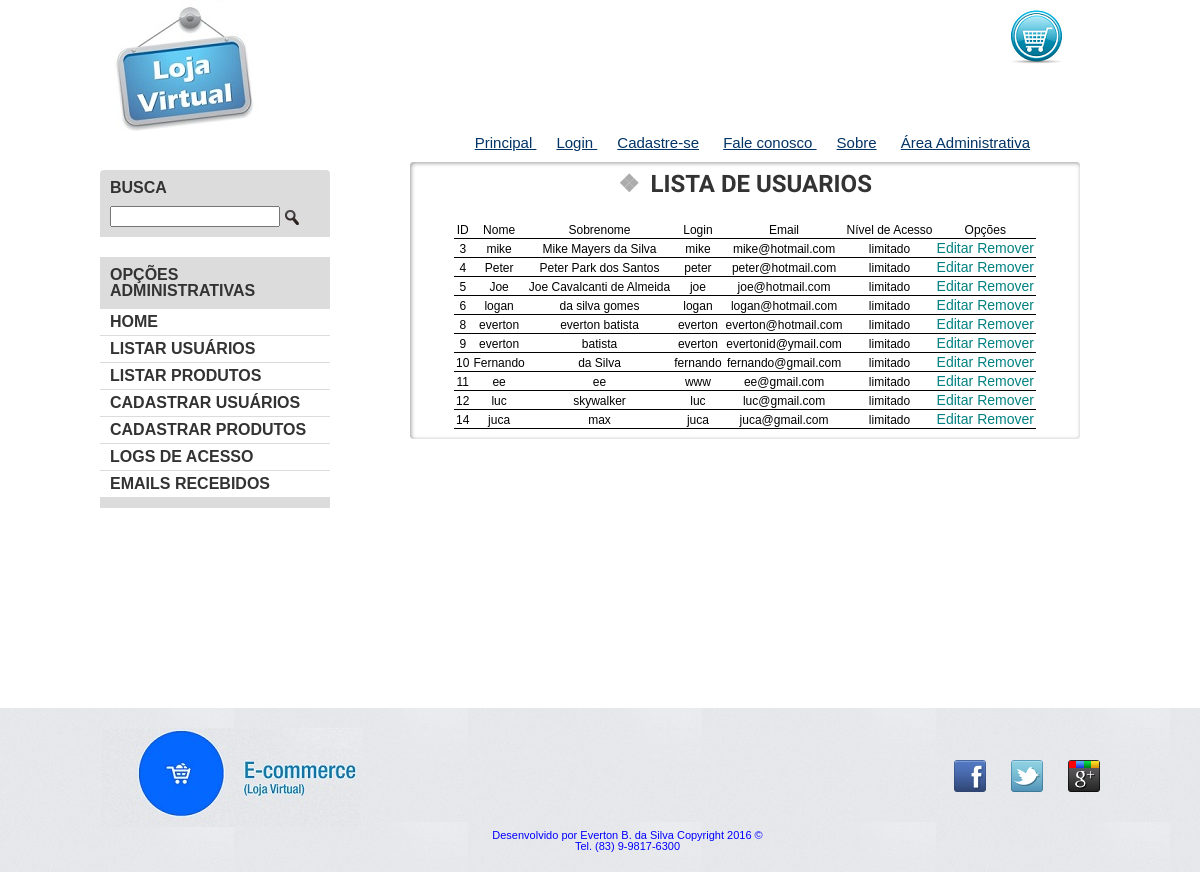
The page /adm.php?acao=listar_u on the database its author committed.
### tables this page shows
CREATE TABLE `usuarios` (
  `user_id` int(11) NOT NULL,
  `login` varchar(50) NOT NULL,
  `senha` varchar(50) NOT NULL,
  `nome` varchar(100) NOT NULL,
  `email` varchar(100) NOT NULL,
  `nivel_acesso` varchar(50) NOT NULL,
  `sobrenome` varchar(255) DEFAULT NULL
);

### classes/usuarios.class.php (called while the page is built, shortened)
<?php
class usuarios{
public $conexao;
public function __construct($conexao){
$this->conexao = $conexao;
}
public function buscar_todos(){
$sqlBusca = "SELECT * FROM usuarios";
$resultado = $this->conexao->query($sqlBusca);
}
}
?>

### listar_usuarios.php (the view, shortened to what this page needs)
<?php
$estilo = '<link rel="stylesheet" type="text/css" href="css/estilos_adm.css">';
include "cabecalho.php";
?>
  <div class="container destaque">
  <section class="busca">
    <h2>Busca</h2>
    <form action="index.php" method="POST" name="formulario">
      <input type="search" name="pesquisa">
      <input type="image" src="img/busca.png">
    </form>
  </section>
  <section class="menu-departamentos">
    <h2>Opções Administrativas</h2>
    <nav>
      <ul>
        <li>
		    <a href="index.php?q=livros"> Home</a>
	</li>
		<li><a href="adm.php?acao=listar_u">Listar Usuários</a></li>
        <li><a href="adm.php?acao=listar_p">Listar Produtos</a></li>
        <li><a href="adm.php?acao=cadastrar_u">Cadastrar Usuários</a></li>
		<li><a href="adm.php?acao=cadastrar_p">Cadastrar Produtos</a></li>
        <li><a href="adm.php?acao=logs"> Logs de Acesso</a></li>
        <li><a href="adm.php?acao=emails">Emails Recebidos</a></li>
      </ul>
    </nav>
  </section>
</div>
  <div class="container paineis">
  <section class="painel mais-vendidos">
  <h2> Lista de usuarios </h2>
  <div id="tabela">
  <table>
<tr>
<th>ID</th>
<th> Nome</th>
<th> Sobrenome</th>
<th> Login </th>
<th> Email</th>
<th> Nível de Acesso</th>
<th colspan='2'>Opções</th>
</tr>
<?php foreach ($usuarios->usuarios as $usuario) : ?>
<tr>
<td>
<?php echo $usuario['user_id']; ?>
</td>
<td>
<?php echo $usuario['nome']; ?>
</td>
<td>
<?php echo $usuario['sobrenome']; ?>
</td>
<td>
<?php echo $usuario['login']; ?>
</td>
<td>
<?php echo $usuario['email']; ?>
</td>
<td>
<?php echo $usuario['nivel_acesso']; ?>
</td>
<td> <a href="adm.php?acao=editar_u&id=<?php echo $usuario['user_id']; ?> "> Editar</a> </td>
<td> <a href="adm.php?acao=remover_u&id=<?php echo $usuario['user_id'];?> "> Remover</a> </td>
</tr>
<?php endforeach; ?>
</table>
  </div>
  </section>
  </div>
 <?php
      include "rodape.php";
 ?>
  </body>
</html>

### css/estilos_adm.css (style rules this page uses)
body { color: #333333; font-family: "Lucida Sans Unicode", "Lucida Grande", sans-serif; height: 100%; }
.container { margin: 0 auto; width: 1000px; }
.busca, .menu-departamentos { background-color: #dcdcdc; font-weight: bold; text-transform: uppercase; margin-right: 10px; width: 230px; }
.busca h2, .busca form, .menu-departamentos h2 { margin: 10px; }
.menu-departamentos li { background-color: white; margin-bottom: 1px; padding: 5px 10px; }
.menu-departamentos a { color: #333333; text-decoration: none; }
.busca input { vertical-align: middle; }
.busca input[type=search] { width: 170px; }
.busca, .menu-departamentos { float: left; }
.menu-departamentos { clear: left; }
.destaque { margin-top: 20px; }
.menu-departamentos { margin-top: 20px; padding-bottom: 10px; }
.painel { margin: 10px 0; padding: 10px; width: 650px; }
.mais-vendidos { float: left; margin-left: 70px; margin-top: -75px; }
.painel h2 { font-size: 24px; font-weight: bold; text-transform: uppercase; margin-bottom: 10px; }
.painel a { color: #333; font-size: 14px; text-align: center; text-decoration: none; }
.painel h2:before { content: '\2756'; padding-right: 5px; opacity: 0.4; }
.painel { border-radius: 4px; box-shadow: inset 1px 1px 4px #999; }
.painel h2 { text-shadow: 3px 3px 2px #FFF; }
.painel h2 { text-shadow: 1px 1px 2px rgba(255,255,255,0.8); text-align: center; }
.busca { border-top-left-radius: 4px; border-top-right-radius: 4px; }
#tabela table { border: 0px solid black; border-spacing: 0px; margin-left: 30px; text-align: center; margin: 0 auto; }
#tabela table tr { font-family: arial, monospace; color: black; font-size:12px; background-color: white; }
#tabela table tr td, th { border-bottom: 1px solid black; padding: 2px; }
#tabela a:link { font-family:arial, monospace; text-decoration: none; color: teal; }
.mais-vendidos h2 { font-family: 'Bungee Shade', cursive; }

### rows shown on the page
usuarios: user_id "3", nome "mike", sobrenome "Mike Mayers da Silva", login "mike", email "mike@hotmail.com", nivel_acesso "limitado"
usuarios: user_id "4", nome "Peter", sobrenome "Peter Park dos Santos", login "peter", email "peter@hotmail.com", nivel_acesso "limitado"
usuarios: user_id "5", nome "Joe", sobrenome "Joe Cavalcanti de Almeida", login "joe", email "joe@hotmail.com", nivel_acesso "limitado"
usuarios: user_id "6", nome "logan", sobrenome "da silva gomes", login "logan", email "logan@hotmail.com", nivel_acesso "limitado"
usuarios: user_id "8", nome "everton", sobrenome "everton batista", login "everton", email "everton@hotmail.com", nivel_acesso "limitado"
usuarios: user_id "9", nome "everton", sobrenome "batista", login "everton", email "evertonid@ymail.com", nivel_acesso "limitado"
usuarios: user_id "10", nome "Fernando", sobrenome "da Silva", login "fernando", email "fernando@gmail.com", nivel_acesso "limitado"
usuarios: user_id "11", nome "ee", sobrenome "ee", login "www", email "ee@gmail.com", nivel_acesso "limitado"
usuarios: user_id "12", nome "luc", sobrenome "skywalker", login "luc", email "luc@gmail.com", nivel_acesso "limitado"
usuarios: user_id "14", nome "juca", sobrenome "max", login "juca", email "juca@gmail.com", nivel_acesso "limitado"
